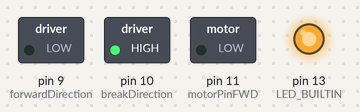
A sketch run on a simulated Arduino Uno, built with avr-gcc and run on an emulated ATmega328P. Shown: switched loads named in the sketch (green lamp = pin HIGH), output pins drawn as LEDs (lit = HIGH). What the sketch prints to the serial monitor is not drawn.

Above: at 5.8 s.
At 7.8 s:
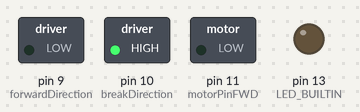
Timing chart, 0 to 8.9 s (numbered marks = the images above):
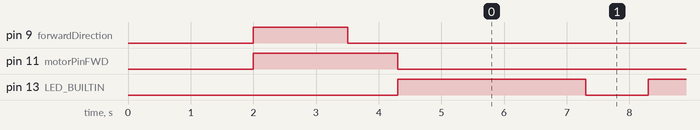

The sketch:

esp32code.ino
```cpp
#include <Arduino.h>


const int motorPinFWD = 11;
const int breakDirection = 10;
const int forwardDirection = 9;


double distance = 4; // m
double mass = 0.1; // kg                figure out
double torque = 0.0363; // N*m          figure out
double wheelRadius = 0.04; // m         figure out
double mew = 0.3; // tile friction      figure out
double Vmax = 3.0; // m/s               figure out


double Fmotor = torque / wheelRadius;
double a_accel = (Fmotor / mass) - (mew * 9.8);
double a_brake = mew * 9.8;


double accelDist = (Vmax * Vmax) / (2 * a_accel);
double brakeDist = (Vmax * Vmax) / (2 * a_brake);
double coastDist = distance - (accelDist + brakeDist);


double t_accel = Vmax / a_accel;
double t_coast = coastDist / Vmax;
double t_total_on = t_accel + t_coast;


// time braking will take
double t_brake = Vmax / a_brake;


void setup() {
  Serial.begin(115200);


  pinMode(LED_BUILTIN, OUTPUT);


  pinMode(motorPinFWD, OUTPUT);
  pinMode(breakDirection, OUTPUT);
  pinMode(forwardDirection, OUTPUT);


  Serial.println("Starting run...");
  Serial.print("Accel time: "); Serial.println(t_accel);
  Serial.print("Coast time: "); Serial.println(t_coast);
  Serial.print("Brake time: "); Serial.println(t_brake);


  delay(2000);
  //driveFor2Sec();

  // Accelerate
  //driveForward();
  //delay(t_accel * 1000);


  // Coast
  //driveForward();
  digitalWrite(forwardDirection, HIGH);
  digitalWrite(breakDirection, LOW);
  digitalWrite(motorPinFWD, HIGH);
  delay(1500);
  //delay(t_coast * 1000);


  // Brake
  driveReverse();
  delay(800); // ms — tune this


  stopMotor();


  Serial.println("Done!");
}


void loop() { //use to test if connected


  digitalWrite(LED_BUILTIN, HIGH); // Turn LED on
  //digitalWrite(motorPinFWD, HIGH);
  delay(3000); // Wait for 1 second
  digitalWrite(LED_BUILTIN, LOW); // Turn LED off
  //digitalWrite(motorPinFWD, LOW);
  delay(1000); // Wait for 1 second


}


void driveForward() {
  digitalWrite(forwardDirection, HIGH);
  digitalWrite(breakDirection, LOW);
  digitalWrite(motorPinFWD, HIGH);
}


void driveReverse() {
  digitalWrite(forwardDirection, LOW);
  digitalWrite(breakDirection, HIGH);
  digitalWrite(motorPinFWD, HIGH);
}


void brakeHold() {
  digitalWrite(motorPinFWD, HIGH);
}


void stopMotor() {
  digitalWrite(motorPinFWD, LOW);
}


void driveFor2Sec()
{
  driveForward();
  delay(2000);
}
```

Measured:
- by itself, pin 13 (LED_BUILTIN): alternates HIGH for 3.0 s and LOW for 1.0 s
